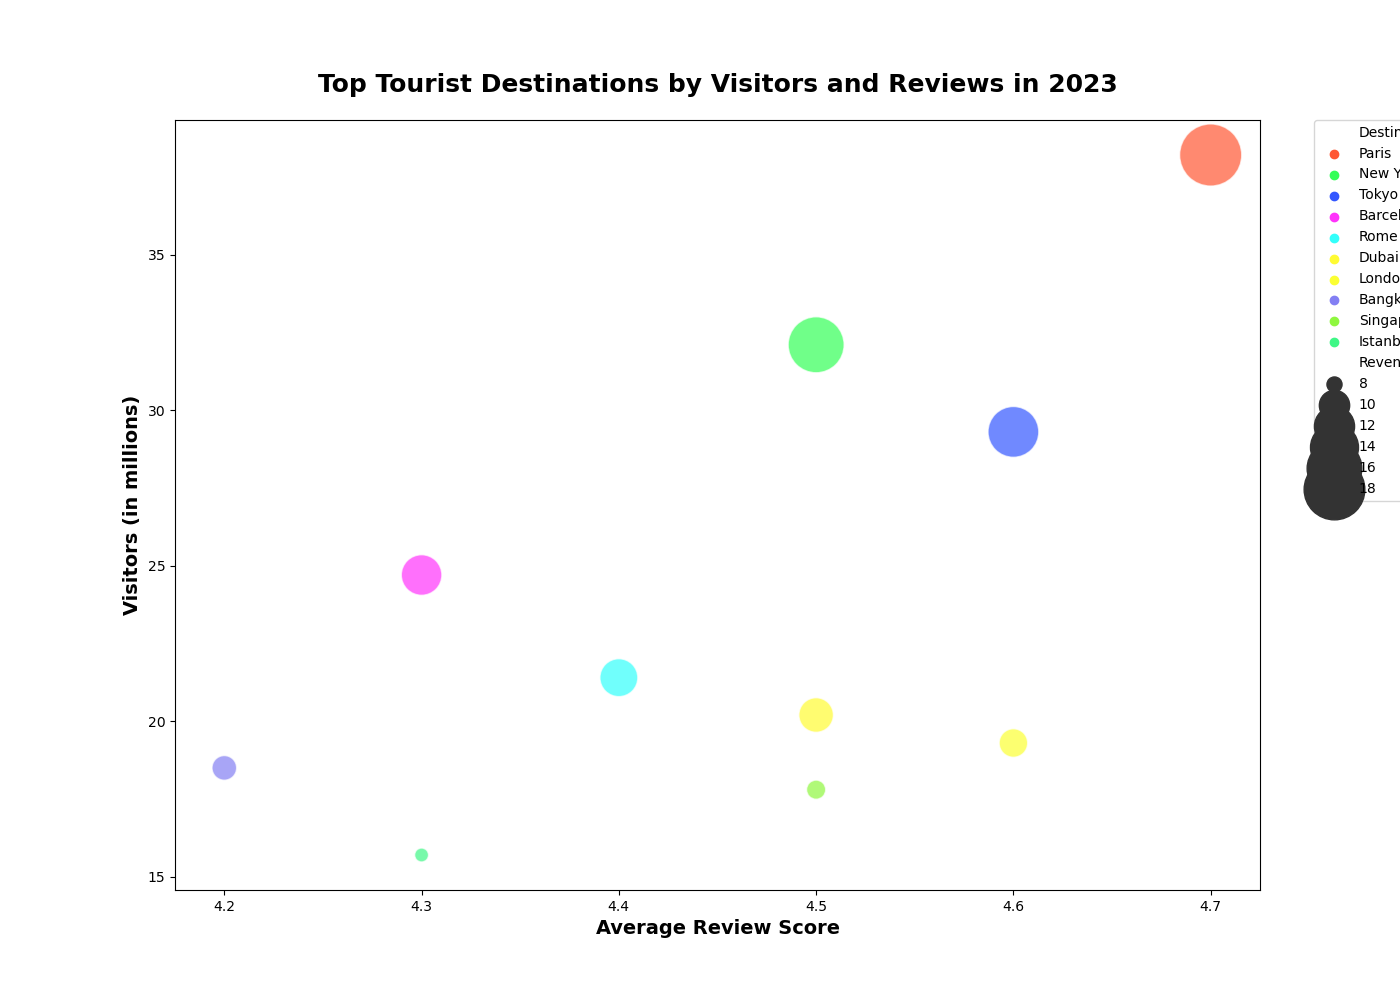

Reproduce this figure in Python.

import seaborn as sns
import pandas as pd
import matplotlib.pyplot as plt

# Create a DataFrame from the above data
data = {
    'Destination': ['Paris', 'New York', 'Tokyo', 'Barcelona', 'Rome', 'Dubai', 'London', 'Bangkok', 'Singapore', 'Istanbul'],
    'Visitors': [38.2, 32.1, 29.3, 24.7, 21.4, 20.2, 19.3, 18.5, 17.8, 15.7],
    'Revenue': [18.5, 16.4, 14.8, 12.1, 11.5, 10.8, 9.7, 9.1, 8.4, 7.9],
    'ReviewScore': [4.7, 4.5, 4.6, 4.3, 4.4, 4.5, 4.6, 4.2, 4.5, 4.3]
}
df = pd.DataFrame(data)

# Set the size of the plot
plt.figure(figsize=(14, 10))

# Create the bubble chart
bubble = sns.scatterplot(data=df, x='ReviewScore', y='Visitors', size='Revenue', 
                         hue='Destination', palette=['#FF5733', '#33FF57', '#3357FF', '#FF33FB', 
                                                     '#33FFFB', '#FFFB33', '#FBFF33', '#837FF3',
                                                     '#8FF73F', '#3FF786'],
                         sizes=(100, 2000), alpha=0.7, edgecolor='w', linewidth=1)
bubble.set_title('Top Tourist Destinations by Visitors and Reviews in 2023', weight='bold', size=18, pad=20)
bubble.set_xlabel('Average Review Score', weight='bold', size=14)
bubble.set_ylabel('Visitors (in millions)', weight='bold', size=14)

# Adjust legend
plt.legend(bbox_to_anchor=(1.05, 1), loc='upper left', borderaxespad=0)

# Show the plot
plt.show()
